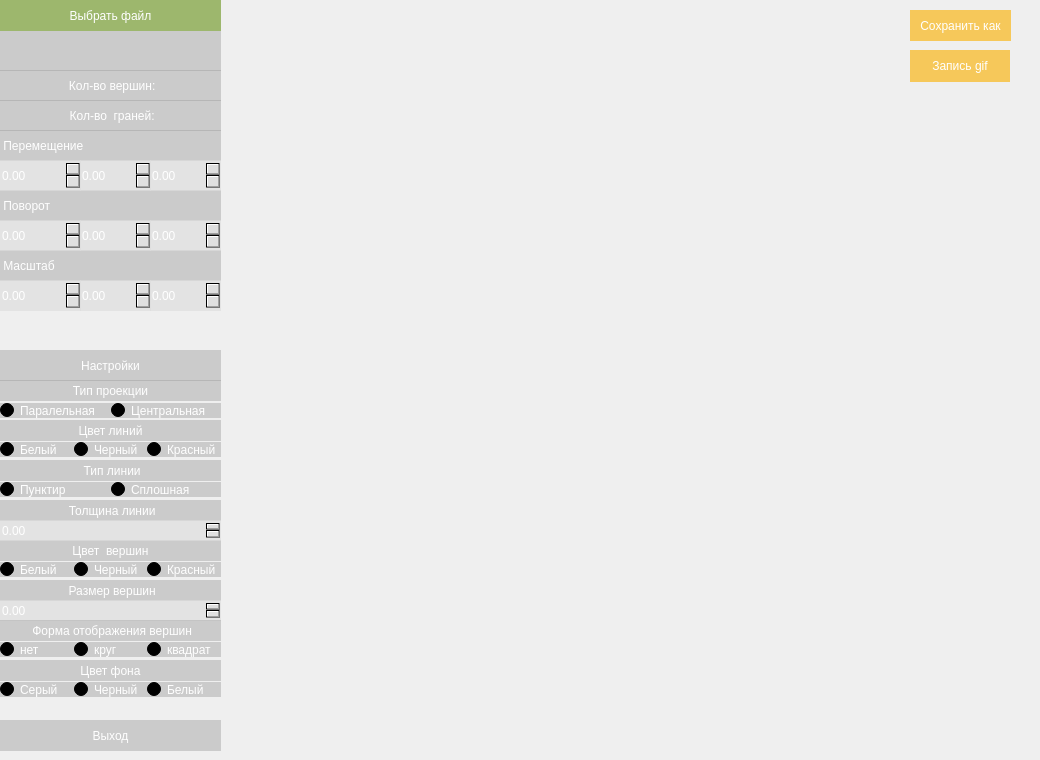
  <widget class="QWidget" name="centralwidget">
   <widget class="openGL" name="widget" native="true">
    <property name="geometry">
     <rect>
      <x>220</x>
      <y>0</y>
      <width>811</width>
      <height>751</height>
     </rect>
    </property>
    <widget class="QPushButton" name="saveImg">
     <property name="geometry">
      <rect>
       <x>690</x>
       <y>10</y>
       <width>101</width>
       <height>31</height>
      </rect>
     </property>
     <property name="styleSheet">
      <string notr="true">QPushButton {
	background-color: qlineargradient(spread:pad, x1:0, y1:0, x2:1, y2:0, stop:0.204762 rgba(247, 190, 51, 203));
 	border: 0px solid  qlineargradient(spread:pad, x1:0, y1:0, x2:1, y2:0, stop:0.204762 rgba(155, 155, 155, 157));
	color: white;
}
QPushButton:pressed {
	background-color: qlineargradient(spread:pad, x1:0, y1:0, x2:1, y2:0, stop:0.252381 rgba(106, 106, 106, 210), stop:0.833333 rgba(221, 221, 221, 210));
}
QPushButton:hover {
	background-color: qlineargradient(spread:pad, x1:0, y1:0, x2:1, y2:0, stop:0.204762 rgba(155, 155, 155, 164));
}</string>
     </property>
     <property name="text">
      <string>Сохранить как</string>
     </property>
    </widget>
    <widget class="QPushButton" name="gif">
     <property name="geometry">
      <rect>
       <x>690</x>
       <y>50</y>
       <width>100</width>
       <height>32</height>
      </rect>
     </property>
     <property name="styleSheet">
      <string notr="true">QPushButton {
	background-color: qlineargradient(spread:pad, x1:0, y1:0, x2:1, y2:0, stop:0.204762 rgba(247, 190, 51, 203));
 	border: 0px solid  qlineargradient(spread:pad, x1:0, y1:0, x2:1, y2:0, stop:0.204762 rgba(155, 155, 155, 157));
	color: white;
}
QPushButton:pressed {
	background-color: qlineargradient(spread:pad, x1:0, y1:0, x2:1, y2:0, stop:0.252381 rgba(106, 106, 106, 210), stop:0.833333 rgba(221, 221, 221, 210));
}
QPushButton:hover {
	background-color: qlineargradient(spread:pad, x1:0, y1:0, x2:1, y2:0, stop:0.204762 rgba(155, 155, 155, 164));
}</string>
     </property>
     <property name="text">
      <string>Запись gif</string>
     </property>
    </widget>
   </widget>
   <widget class="QLabel" name="countVertex">
    <property name="geometry">
     <rect>
      <x>0</x>
      <y>70</y>
      <width>221</width>
      <height>31</height>
     </rect>
    </property>
    <property name="styleSheet">
     <string notr="true">QLabel {
	background-color: qlineargradient(spread:pad, x1:0, y1:0, x2:1, y2:0, stop:0.204762 rgba(155, 155, 155, 109));
 	border: 0px solid  qlineargradient(spread:pad, x1:0, y1:0, x2:1, y2:0, stop:0.204762 rgba(155, 155, 155, 157));
	color: white;
qproperty-alignment: 'AlignVCenter | AlignCenter';
}</string>
    </property>
    <property name="text">
     <string> Кол-во вершин:</string>
    </property>
    <property name="alignment">
     <set>Qt::AlignCenter</set>
    </property>
    <property name="wordWrap">
     <bool>true</bool>
    </property>
   </widget>
   <widget class="QLabel" name="label_6">
    <property name="geometry">
     <rect>
      <x>0</x>
      <y>350</y>
      <width>221</width>
      <height>31</height>
     </rect>
    </property>
    <property name="toolTipDuration">
     <number>0</number>
    </property>
    <property name="styleSheet">
     <string notr="true">QLabel {
	background-color: qlineargradient(spread:pad, x1:0, y1:0, x2:1, y2:0, stop:0.204762 rgba(155, 155, 155, 109));
 	border: 0px solid  qlineargradient(spread:pad, x1:0, y1:0, x2:1, y2:0, stop:0.204762 rgba(155, 155, 155, 157));
	color: white;
qproperty-alignment: 'AlignVCenter | AlignCenter';
}</string>
    </property>
    <property name="text">
     <string>Настройки</string>
    </property>
    <property name="alignment">
     <set>Qt::AlignCenter</set>
    </property>
   </widget>
   <widget class="QLabel" name="label_7">
    <property name="geometry">
     <rect>
      <x>0</x>
      <y>380</y>
      <width>221</width>
      <height>21</height>
     </rect>
    </property>
    <property name="toolTipDuration">
     <number>0</number>
    </property>
    <property name="styleSheet">
     <string notr="true">QLabel {
	background-color: qlineargradient(spread:pad, x1:0, y1:0, x2:1, y2:0, stop:0.204762 rgba(155, 155, 155, 109));
 	border: 0px solid  qlineargradient(spread:pad, x1:0, y1:0, x2:1, y2:0, stop:0.204762 rgba(155, 155, 155, 157));
	color: white;
qproperty-alignment: 'AlignVCenter | AlignCenter';
}</string>
    </property>
    <property name="text">
     <string>Тип проекции</string>
    </property>
    <property name="alignment">
     <set>Qt::AlignCenter</set>
    </property>
   </widget>
   <widget class="QLabel" name="label_8">
    <property name="geometry">
     <rect>
      <x>0</x>
      <y>420</y>
      <width>221</width>
      <height>21</height>
     </rect>
    </property>
    <property name="toolTipDuration">
     <number>0</number>
    </property>
    <property name="styleSheet">
     <string notr="true">QLabel {
	background-color: qlineargradient(spread:pad, x1:0, y1:0, x2:1, y2:0, stop:0.204762 rgba(155, 155, 155, 109));
 	border: 0px solid  qlineargradient(spread:pad, x1:0, y1:0, x2:1, y2:0, stop:0.204762 rgba(155, 155, 155, 157));
	color: white;
qproperty-alignment: 'AlignVCenter | AlignCenter';
}</string>
    </property>
    <property name="text">
     <string>Цвет линий</string>
    </property>
    <property name="alignment">
     <set>Qt::AlignCenter</set>
    </property>
   </widget>
   <widget class="QWidget" name="layoutWidget">
    <property name="geometry">
     <rect>
      <x>0</x>
      <y>440</y>
      <width>221</width>
      <height>20</height>
     </rect>
    </property>
    <layout class="QHBoxLayout" name="horizontalLayout_2">
     <property name="spacing">
      <number>0</number>
     </property>
     <item>
      <widget class="QRadioButton" name="lineColorWhite">
       <property name="styleSheet">
        <string notr="true">QRadioButton {
	background-color: qlineargradient(spread:pad, x1:0, y1:0, x2:1, y2:0, stop:0.204762 rgba(155, 155, 155, 109));
 	border: 0px solid  qlineargradient(spread:pad, x1:0, y1:0, x2:1, y2:0, stop:0.204762 rgba(155, 155, 155, 157));
	color: white;
qproperty-alignment: 'AlignVCenter | AlignCenter';
}</string>
       </property>
       <property name="text">
        <string>Белый</string>
       </property>
      </widget>
     </item>
     <item>
      <widget class="QRadioButton" name="lineColorBlack">
       <property name="styleSheet">
        <string notr="true">QRadioButton {
	background-color: qlineargradient(spread:pad, x1:0, y1:0, x2:1, y2:0, stop:0.204762 rgba(155, 155, 155, 109));
 	border: 0px solid  qlineargradient(spread:pad, x1:0, y1:0, x2:1, y2:0, stop:0.204762 rgba(155, 155, 155, 157));
	color: white;
qproperty-alignment: 'AlignVCenter | AlignCenter';
}</string>
       </property>
       <property name="text">
        <string>Черный</string>
       </property>
      </widget>
     </item>
     <item>
      <widget class="QRadioButton" name="lineColorRed">
       <property name="styleSheet">
        <string notr="true">QRadioButton {
	background-color: qlineargradient(spread:pad, x1:0, y1:0, x2:1, y2:0, stop:0.204762 rgba(155, 155, 155, 109));
 	border: 0px solid  qlineargradient(spread:pad, x1:0, y1:0, x2:1, y2:0, stop:0.204762 rgba(155, 155, 155, 157));
	color: white;
qproperty-alignment: 'AlignVCenter | AlignCenter';
}</string>
       </property>
       <property name="text">
        <string>Красный</string>
       </property>
      </widget>
     </item>
    </layout>
   </widget>
   <widget class="QLabel" name="label_9">
    <property name="geometry">
     <rect>
      <x>0</x>
      <y>660</y>
      <width>221</width>
      <height>21</height>
     </rect>
    </property>
    <property name="toolTipDuration">
     <number>0</number>
    </property>
    <property name="styleSheet">
     <string notr="true">QLabel {
	background-color: qlineargradient(spread:pad, x1:0, y1:0, x2:1, y2:0, stop:0.204762 rgba(155, 155, 155, 109));
 	border: 0px solid  qlineargradient(spread:pad, x1:0, y1:0, x2:1, y2:0, stop:0.204762 rgba(155, 155, 155, 157));
	color: white;
qproperty-alignment: 'AlignVCenter | AlignCenter';
}</string>
    </property>
    <property name="text">
     <string>Цвет фона</string>
    </property>
    <property name="alignment">
     <set>Qt::AlignCenter</set>
    </property>
   </widget>
   <widget class="QWidget" name="layoutWidget_2">
    <property name="geometry">
     <rect>
      <x>0</x>
      <y>680</y>
      <width>221</width>
      <height>20</height>
     </rect>
    </property>
    <layout class="QHBoxLayout" name="horizontalLayout_3">
     <property name="spacing">
      <number>0</number>
     </property>
     <item>
      <widget class="QRadioButton" name="foneColorGrey">
       <property name="styleSheet">
        <string notr="true">QRadioButton {
	background-color: qlineargradient(spread:pad, x1:0, y1:0, x2:1, y2:0, stop:0.204762 rgba(155, 155, 155, 109));
 	border: 0px solid  qlineargradient(spread:pad, x1:0, y1:0, x2:1, y2:0, stop:0.204762 rgba(155, 155, 155, 157));
	color: white;
qproperty-alignment: 'AlignVCenter | AlignCenter';
}</string>
       </property>
       <property name="text">
        <string>Серый</string>
       </property>
      </widget>
     </item>
     <item>
      <widget class="QRadioButton" name="foneColorBlack">
       <property name="styleSheet">
        <string notr="true">QRadioButton {
	background-color: qlineargradient(spread:pad, x1:0, y1:0, x2:1, y2:0, stop:0.204762 rgba(155, 155, 155, 109));
 	border: 0px solid  qlineargradient(spread:pad, x1:0, y1:0, x2:1, y2:0, stop:0.204762 rgba(155, 155, 155, 157));
	color: white;
qproperty-alignment: 'AlignVCenter | AlignCenter';
}</string>
       </property>
       <property name="text">
        <string>Черный</string>
       </property>
      </widget>
     </item>
     <item>
      <widget class="QRadioButton" name="foneColorWhite">
       <property name="styleSheet">
        <string notr="true">QRadioButton {
	background-color: qlineargradient(spread:pad, x1:0, y1:0, x2:1, y2:0, stop:0.204762 rgba(155, 155, 155, 109));
 	border: 0px solid  qlineargradient(spread:pad, x1:0, y1:0, x2:1, y2:0, stop:0.204762 rgba(155, 155, 155, 157));
	color: white;
qproperty-alignment: 'AlignVCenter | AlignCenter';
}</string>
       </property>
       <property name="text">
        <string>Белый</string>
       </property>
      </widget>
     </item>
    </layout>
   </widget>
   <widget class="QLabel" name="label_10">
    <property name="geometry">
     <rect>
      <x>0</x>
      <y>500</y>
      <width>221</width>
      <height>21</height>
     </rect>
    </property>
    <property name="toolTipDuration">
     <number>0</number>
    </property>
    <property name="styleSheet">
     <string notr="true">QLabel {
	background-color: qlineargradient(spread:pad, x1:0, y1:0, x2:1, y2:0, stop:0.204762 rgba(155, 155, 155, 109));
 	border: 0px solid  qlineargradient(spread:pad, x1:0, y1:0, x2:1, y2:0, stop:0.204762 rgba(155, 155, 155, 157));
	color: white;
qproperty-alignment: 'AlignVCenter | AlignCenter';
}</string>
    </property>
    <property name="text">
     <string> Толщина линии</string>
    </property>
    <property name="alignment">
     <set>Qt::AlignCenter</set>
    </property>
   </widget>
   <widget class="QLabel" name="label_11">
    <property name="geometry">
     <rect>
      <x>0</x>
      <y>460</y>
      <width>221</width>
      <height>21</height>
     </rect>
    </property>
    <property name="toolTipDuration">
     <number>0</number>
    </property>
    <property name="styleSheet">
     <string notr="true">QLabel {
	background-color: qlineargradient(spread:pad, x1:0, y1:0, x2:1, y2:0, stop:0.204762 rgba(155, 155, 155, 109));
 	border: 0px solid  qlineargradient(spread:pad, x1:0, y1:0, x2:1, y2:0, stop:0.204762 rgba(155, 155, 155, 157));
	color: white;
qproperty-alignment: 'AlignVCenter | AlignCenter';
}</string>
    </property>
    <property name="text">
     <string> Тип линии</string>
    </property>
    <property name="alignment">
     <set>Qt::AlignCenter</set>
    </property>
   </widget>
   <widget class="QWidget" name="layoutWidget_3">
    <property name="geometry">
     <rect>
      <x>0</x>
      <y>480</y>
      <width>221</width>
      <height>20</height>
     </rect>
    </property>
    <layout class="QHBoxLayout" name="horizontalLayout_6">
     <property name="spacing">
      <number>0</number>
     </property>
     <item>
      <widget class="QRadioButton" name="lineStripple">
       <property name="styleSheet">
        <string notr="true">QRadioButton {
	background-color: qlineargradient(spread:pad, x1:0, y1:0, x2:1, y2:0, stop:0.204762 rgba(155, 155, 155, 109));
 	border: 0px solid  qlineargradient(spread:pad, x1:0, y1:0, x2:1, y2:0, stop:0.204762 rgba(155, 155, 155, 157));
	color: white;
qproperty-alignment: 'AlignVCenter | AlignCenter';
}</string>
       </property>
       <property name="text">
        <string>Пунктир</string>
       </property>
      </widget>
     </item>
     <item>
      <widget class="QRadioButton" name="lineSolid">
       <property name="styleSheet">
        <string notr="true">QRadioButton {
	background-color: qlineargradient(spread:pad, x1:0, y1:0, x2:1, y2:0, stop:0.204762 rgba(155, 155, 155, 109));
 	border: 0px solid  qlineargradient(spread:pad, x1:0, y1:0, x2:1, y2:0, stop:0.204762 rgba(155, 155, 155, 157));
	color: white;
qproperty-alignment: 'AlignVCenter | AlignCenter';
}</string>
       </property>
       <property name="text">
        <string>Сплошная</string>
       </property>
      </widget>
     </item>
    </layout>
   </widget>
   <widget class="QWidget" name="layoutWidget_4">
    <property name="geometry">
     <rect>
      <x>0</x>
      <y>560</y>
      <width>221</width>
      <height>20</height>
     </rect>
    </property>
    <layout class="QHBoxLayout" name="horizontalLayout_4">
     <property name="spacing">
      <number>0</number>
     </property>
     <item>
      <widget class="QRadioButton" name="pointColorWhite">
       <property name="styleSheet">
        <string notr="true">QRadioButton {
	background-color: qlineargradient(spread:pad, x1:0, y1:0, x2:1, y2:0, stop:0.204762 rgba(155, 155, 155, 109));
 	border: 0px solid  qlineargradient(spread:pad, x1:0, y1:0, x2:1, y2:0, stop:0.204762 rgba(155, 155, 155, 157));
	color: white;
qproperty-alignment: 'AlignVCenter | AlignCenter';
}</string>
       </property>
       <property name="text">
        <string>Белый</string>
       </property>
      </widget>
     </item>
     <item>
      <widget class="QRadioButton" name="pointColorBlack">
       <property name="styleSheet">
        <string notr="true">QRadioButton {
	background-color: qlineargradient(spread:pad, x1:0, y1:0, x2:1, y2:0, stop:0.204762 rgba(155, 155, 155, 109));
 	border: 0px solid  qlineargradient(spread:pad, x1:0, y1:0, x2:1, y2:0, stop:0.204762 rgba(155, 155, 155, 157));
	color: white;
qproperty-alignment: 'AlignVCenter | AlignCenter';
}</string>
       </property>
       <property name="text">
        <string>Черный</string>
       </property>
      </widget>
     </item>
     <item>
      <widget class="QRadioButton" name="pointColorRed">
       <property name="styleSheet">
        <string notr="true">QRadioButton {
	background-color: qlineargradient(spread:pad, x1:0, y1:0, x2:1, y2:0, stop:0.204762 rgba(155, 155, 155, 109));
 	border: 0px solid  qlineargradient(spread:pad, x1:0, y1:0, x2:1, y2:0, stop:0.204762 rgba(155, 155, 155, 157));
	color: white;
qproperty-alignment: 'AlignVCenter | AlignCenter';
}</string>
       </property>
       <property name="text">
        <string>Красный</string>
       </property>
      </widget>
     </item>
    </layout>
   </widget>
   <widget class="QLabel" name="label_12">
    <property name="geometry">
     <rect>
      <x>0</x>
      <y>580</y>
      <width>221</width>
      <height>21</height>
     </rect>
    </property>
    <property name="toolTipDuration">
     <number>0</number>
    </property>
    <property name="styleSheet">
     <string notr="true">QLabel {
	background-color: qlineargradient(spread:pad, x1:0, y1:0, x2:1, y2:0, stop:0.204762 rgba(155, 155, 155, 109));
 	border: 0px solid  qlineargradient(spread:pad, x1:0, y1:0, x2:1, y2:0, stop:0.204762 rgba(155, 155, 155, 157));
	color: white;
qproperty-alignment: 'AlignVCenter | AlignCenter';
}</string>
    </property>
    <property name="text">
     <string> Размер вершин</string>
    </property>
    <property name="alignment">
     <set>Qt::AlignCenter</set>
    </property>
   </widget>
   <widget class="QDoubleSpinBox" name="vertexSize">
    <property name="geometry">
     <rect>
      <x>0</x>
      <y>600</y>
      <width>221</width>
      <height>21</height>
     </rect>
    </property>
    <property name="styleSheet">
     <string notr="true">QDoubleSpinBox {
background-color:qlineargradient(spread:pad, x1:0, y1:0, x2:1, y2:0, stop:0.680952 rgba(221, 221, 221, 171));
 	border: 0px;
color: white;
qproperty-alignment: 'AlignVCenter | AlignCenter';
}</string>
    </property>
    <property name="maximum">
     <double>20.000000000000000</double>
    </property>
   </widget>
   <widget class="QLabel" name="label_14">
    <property name="geometry">
     <rect>
      <x>0</x>
      <y>540</y>
      <width>221</width>
      <height>21</height>
     </rect>
    </property>
    <property name="toolTipDuration">
     <number>0</number>
    </property>
    <property name="styleSheet">
     <string notr="true">QLabel {
	background-color: qlineargradient(spread:pad, x1:0, y1:0, x2:1, y2:0, stop:0.204762 rgba(155, 155, 155, 109));
 	border: 0px solid  qlineargradient(spread:pad, x1:0, y1:0, x2:1, y2:0, stop:0.204762 rgba(155, 155, 155, 157));
	color: white;
qproperty-alignment: 'AlignVCenter | AlignCenter';
}</string>
    </property>
    <property name="text">
     <string>Цвет  вершин</string>
    </property>
    <property name="alignment">
     <set>Qt::AlignCenter</set>
    </property>
   </widget>
   <widget class="QLabel" name="label_13">
    <property name="geometry">
     <rect>
      <x>0</x>
      <y>620</y>
      <width>221</width>
      <height>21</height>
     </rect>
    </property>
    <property name="toolTipDuration">
     <number>0</number>
    </property>
    <property name="styleSheet">
     <string notr="true">QLabel {
	background-color: qlineargradient(spread:pad, x1:0, y1:0, x2:1, y2:0, stop:0.204762 rgba(155, 155, 155, 109));
 	border: 0px solid  qlineargradient(spread:pad, x1:0, y1:0, x2:1, y2:0, stop:0.204762 rgba(155, 155, 155, 157));
	color: white;
qproperty-alignment: 'AlignVCenter | AlignCenter';
}</string>
    </property>
    <property name="text">
     <string> Форма отображения вершин</string>
    </property>
    <property name="alignment">
     <set>Qt::AlignCenter</set>
    </property>
   </widget>
   <widget class="QDoubleSpinBox" name="lineWidth">
    <property name="geometry">
     <rect>
      <x>0</x>
      <y>520</y>
      <width>221</width>
      <height>21</height>
     </rect>
    </property>
    <property name="styleSheet">
     <string notr="true">QDoubleSpinBox {
background-color:qlineargradient(spread:pad, x1:0, y1:0, x2:1, y2:0, stop:0.680952 rgba(221, 221, 221, 171));
 	border: 0px;
color: white;
qproperty-alignment: 'AlignVCenter | AlignCenter';
}</string>
    </property>
    <property name="maximum">
     <double>7.000000000000000</double>
    </property>
   </widget>
   <widget class="QPushButton" name="exit">
    <property name="geometry">
     <rect>
      <x>0</x>
      <y>720</y>
      <width>221</width>
      <height>31</height>
     </rect>
    </property>
    <property name="styleSheet">
     <string notr="true">QPushButton {
	background-color: qlineargradient(spread:pad, x1:0, y1:0, x2:1, y2:0, stop:0.204762 rgba(155, 155, 155, 109));
 	border: 0px solid  qlineargradient(spread:pad, x1:0, y1:0, x2:1, y2:0, stop:0.204762 rgba(155, 155, 155, 157));
	color: white;
}
QPushButton:pressed {
	background-color: qlineargradient(spread:pad, x1:0, y1:0, x2:1, y2:0, stop:0.252381 rgba(106, 106, 106, 210), stop:0.833333 rgba(221, 221, 221, 210));
}
QPushButton:hover {
	background-color: qlineargradient(spread:pad, x1:0, y1:0, x2:1, y2:0, stop:0.204762 rgba(155, 155, 155, 164));
}</string>
    </property>
    <property name="text">
     <string>Выход</string>
    </property>
   </widget>
   <widget class="QLabel" name="label_4">
    <property name="geometry">
     <rect>
      <x>0</x>
      <y>250</y>
      <width>221</width>
      <height>31</height>
     </rect>
    </property>
    <property name="styleSheet">
     <string notr="true">QLabel {
	background-color: qlineargradient(spread:pad, x1:0, y1:0, x2:1, y2:0, stop:0.204762 rgba(155, 155, 155, 109));
 	border: 0px solid  qlineargradient(spread:pad, x1:0, y1:0, x2:1, y2:0, stop:0.204762 rgba(155, 155, 155, 157));
	color: white;
qproperty-alignment: 'AlignVCenter | AlignCenter';
}</string>
    </property>
    <property name="text">
     <string> Масштаб</string>
    </property>
   </widget>
   <widget class="QLabel" name="label_3">
    <property name="geometry">
     <rect>
      <x>0</x>
      <y>190</y>
      <width>221</width>
      <height>31</height>
     </rect>
    </property>
    <property name="styleSheet">
     <string notr="true">QLabel {
	background-color: qlineargradient(spread:pad, x1:0, y1:0, x2:1, y2:0, stop:0.204762 rgba(155, 155, 155, 109));
 	border: 0px solid  qlineargradient(spread:pad, x1:0, y1:0, x2:1, y2:0, stop:0.204762 rgba(155, 155, 155, 157));
	color: white;
qproperty-alignment: 'AlignVCenter | AlignCenter';
}</string>
    </property>
    <property name="text">
     <string> Поворот</string>
    </property>
   </widget>
   <widget class="QLabel" name="label_2">
    <property name="geometry">
     <rect>
      <x>0</x>
      <y>130</y>
      <width>221</width>
      <height>31</height>
     </rect>
    </property>
    <property name="styleSheet">
     <string notr="true">QLabel {
	background-color: qlineargradient(spread:pad, x1:0, y1:0, x2:1, y2:0, stop:0.204762 rgba(155, 155, 155, 109));
 	border: 0px solid  qlineargradient(spread:pad, x1:0, y1:0, x2:1, y2:0, stop:0.204762 rgba(155, 155, 155, 157));
	color: white;
qproperty-alignment: 'AlignVCenter | AlignCenter';
}</string>
    </property>
    <property name="text">
     <string> Перемещение</string>
    </property>
   </widget>
   <widget class="QLabel" name="label">
    <property name="geometry">
     <rect>
      <x>0</x>
      <y>30</y>
      <width>221</width>
      <height>41</height>
     </rect>
    </property>
    <property name="styleSheet">
     <string notr="true">QLabel {
	background-color: qlineargradient(spread:pad, x1:0, y1:0, x2:1, y2:0, stop:0.204762 rgba(155, 155, 155, 109));
 	border: 0px solid  qlineargradient(spread:pad, x1:0, y1:0, x2:1, y2:0, stop:0.204762 rgba(155, 155, 155, 157));
	color: white;
qproperty-alignment: 'AlignVCenter | AlignCenter';
}</string>
    </property>
    <property name="text">
     <string/>
    </property>
    <property name="alignment">
     <set>Qt::AlignCenter</set>
    </property>
    <property name="wordWrap">
     <bool>true</bool>
    </property>
   </widget>
   <widget class="QPushButton" name="fileButton">
    <property name="geometry">
     <rect>
      <x>0</x>
      <y>0</y>
      <width>221</width>
      <height>31</height>
     </rect>
    </property>
    <property name="toolTipDuration">
     <number>0</number>
    </property>
    <property name="styleSheet">
     <string notr="true">QPushButton {
	background-color: qlineargradient(spread:pad, x1:0, y1:0, x2:1, y2:0, stop:0.204762 rgb(157, 183, 109));
 	border: 0px solid  qlineargradient(spread:pad, x1:0, y1:0, x2:1, y2:0, stop:0.204762 rgba(155, 155, 155, 157));
	color: white;
}

QPushButton:pressed {
	background-color: qlineargradient(spread:pad, x1:0, y1:0, x2:1, y2:0, stop:0.252381 rgba(106, 106, 106, 210), stop:0.833333 rgba(221, 221, 221, 210));
}
QPushButton:hover {
	background-color: qlineargradient(spread:pad, x1:0, y1:0, x2:1, y2:0, stop:0.204762 rgba(155, 155, 155, 164));
}</string>
    </property>
    <property name="text">
     <string>Выбрать файл</string>
    </property>
   </widget>
   <widget class="QDoubleSpinBox" name="xPosition">
    <property name="geometry">
     <rect>
      <x>0</x>
      <y>160</y>
      <width>81</width>
      <height>31</height>
     </rect>
    </property>
    <property name="styleSheet">
     <string notr="true">QDoubleSpinBox {
background-color:qlineargradient(spread:pad, x1:0, y1:0, x2:1, y2:0, stop:0.680952 rgba(221, 221, 221, 171));
 	border: 0px;
color: white;
qproperty-alignment: 'AlignVCenter | AlignCenter';
}</string>
    </property>
    <property name="minimum">
     <double>-99.989999999999995</double>
    </property>
   </widget>
   <widget class="QDoubleSpinBox" name="zPosition">
    <property name="geometry">
     <rect>
      <x>150</x>
      <y>160</y>
      <width>71</width>
      <height>31</height>
     </rect>
    </property>
    <property name="styleSheet">
     <string notr="true">QDoubleSpinBox {
background-color:qlineargradient(spread:pad, x1:0, y1:0, x2:1, y2:0, stop:0.680952 rgba(221, 221, 221, 171));
 	border: 0px;
color: white;
qproperty-alignment: 'AlignVCenter | AlignCenter';
}</string>
    </property>
    <property name="minimum">
     <double>-99.989999999999995</double>
    </property>
   </widget>
   <widget class="QDoubleSpinBox" name="yPosition">
    <property name="geometry">
     <rect>
      <x>80</x>
      <y>160</y>
      <width>71</width>
      <height>31</height>
     </rect>
    </property>
    <property name="styleSheet">
     <string notr="true">QDoubleSpinBox {
background-color:qlineargradient(spread:pad, x1:0, y1:0, x2:1, y2:0, stop:0.680952 rgba(221, 221, 221, 171));
 	border: 0px;
color: white;
qproperty-alignment: 'AlignVCenter | AlignCenter';
}</string>
    </property>
    <property name="minimum">
     <double>-99.989999999999995</double>
    </property>
   </widget>
   <widget class="QDoubleSpinBox" name="zAngle">
    <property name="geometry">
     <rect>
      <x>150</x>
      <y>220</y>
      <width>71</width>
      <height>31</height>
     </rect>
    </property>
    <property name="styleSheet">
     <string notr="true">QDoubleSpinBox {
background-color:qlineargradient(spread:pad, x1:0, y1:0, x2:1, y2:0, stop:0.680952 rgba(221, 221, 221, 171));
 	border: 0px;
color: white;
qproperty-alignment: 'AlignVCenter | AlignCenter';
}</string>
    </property>
    <property name="minimum">
     <double>-360.000000000000000</double>
    </property>
    <property name="maximum">
     <double>360.000000000000000</double>
    </property>
   </widget>
   <widget class="QDoubleSpinBox" name="yAngle">
    <property name="geometry">
     <rect>
      <x>80</x>
      <y>220</y>
      <width>71</width>
      <height>31</height>
     </rect>
    </property>
    <property name="styleSheet">
     <string notr="true">QDoubleSpinBox {
background-color:qlineargradient(spread:pad, x1:0, y1:0, x2:1, y2:0, stop:0.680952 rgba(221, 221, 221, 171));
 	border: 0px;
color: white;
qproperty-alignment: 'AlignVCenter | AlignCenter';
}</string>
    </property>
    <property name="minimum">
     <double>-360.000000000000000</double>
    </property>
    <property name="maximum">
     <double>360.000000000000000</double>
    </property>
   </widget>
   <widget class="QDoubleSpinBox" name="xAngle">
    <property name="geometry">
     <rect>
      <x>0</x>
      <y>220</y>
      <width>81</width>
      <height>31</height>
     </rect>
    </property>
    <property name="styleSheet">
     <string notr="true">QDoubleSpinBox {
background-color:qlineargradient(spread:pad, x1:0, y1:0, x2:1, y2:0, stop:0.680952 rgba(221, 221, 221, 171));
 	border: 0px;
color: white;
qproperty-alignment: 'AlignVCenter | AlignCenter';
}</string>
    </property>
    <property name="minimum">
     <double>-360.000000000000000</double>
    </property>
    <property name="maximum">
     <double>360.000000000000000</double>
    </property>
   </widget>
   <widget class="QWidget" name="layoutWidget">
    <property name="geometry">
     <rect>
      <x>0</x>
      <y>400</y>
      <width>221</width>
      <height>21</height>
     </rect>
    </property>
    <layout class="QHBoxLayout" name="horizontalLayout">
     <property name="spacing">
      <number>0</number>
     </property>
     <item>
      <widget class="QRadioButton" name="parallelProjection">
       <property name="styleSheet">
        <string notr="true">QRadioButton {
	background-color: qlineargradient(spread:pad, x1:0, y1:0, x2:1, y2:0, stop:0.204762 rgba(155, 155, 155, 109));
 	border: 0px solid  qlineargradient(spread:pad, x1:0, y1:0, x2:1, y2:0, stop:0.204762 rgba(155, 155, 155, 157));
	color: white;
qproperty-alignment: 'AlignVCenter | AlignCenter';
}</string>
       </property>
       <property name="text">
        <string>Паралельная</string>
       </property>
      </widget>
     </item>
     <item>
      <widget class="QRadioButton" name="centralProjection">
       <property name="styleSheet">
        <string notr="true">QRadioButton {
	background-color: qlineargradient(spread:pad, x1:0, y1:0, x2:1, y2:0, stop:0.204762 rgba(155, 155, 155, 109));
 	border: 0px solid  qlineargradient(spread:pad, x1:0, y1:0, x2:1, y2:0, stop:0.204762 rgba(155, 155, 155, 157));
	color: white;
qproperty-alignment: 'AlignVCenter | AlignCenter';
}</string>
       </property>
       <property name="text">
        <string>Центральная</string>
       </property>
      </widget>
     </item>
    </layout>
   </widget>
   <widget class="QWidget" name="layoutWidget">
    <property name="geometry">
     <rect>
      <x>0</x>
      <y>640</y>
      <width>221</width>
      <height>20</height>
     </rect>
    </property>
    <layout class="QHBoxLayout" name="horizontalLayout_5">
     <property name="spacing">
      <number>0</number>
     </property>
     <item>
      <widget class="QRadioButton" name="pointFormNot">
       <property name="styleSheet">
        <string notr="true">QRadioButton {
	background-color: qlineargradient(spread:pad, x1:0, y1:0, x2:1, y2:0, stop:0.204762 rgba(155, 155, 155, 109));
 	border: 0px solid  qlineargradient(spread:pad, x1:0, y1:0, x2:1, y2:0, stop:0.204762 rgba(155, 155, 155, 157));
	color: white;
qproperty-alignment: 'AlignVCenter | AlignCenter';
}</string>
       </property>
       <property name="text">
        <string>нет</string>
       </property>
      </widget>
     </item>
     <item>
      <widget class="QRadioButton" name="pointFormCircle">
       <property name="styleSheet">
        <string notr="true">QRadioButton {
	background-color: qlineargradient(spread:pad, x1:0, y1:0, x2:1, y2:0, stop:0.204762 rgba(155, 155, 155, 109));
 	border: 0px solid  qlineargradient(spread:pad, x1:0, y1:0, x2:1, y2:0, stop:0.204762 rgba(155, 155, 155, 157));
	color: white;
qproperty-alignment: 'AlignVCenter | AlignCenter';
}</string>
       </property>
       <property name="text">
        <string>круг</string>
       </property>
      </widget>
     </item>
     <item>
      <widget class="QRadioButton" name="pointFormQuad">
       <property name="styleSheet">
        <string notr="true">QRadioButton {
	background-color: qlineargradient(spread:pad, x1:0, y1:0, x2:1, y2:0, stop:0.204762 rgba(155, 155, 155, 109));
 	border: 0px solid  qlineargradient(spread:pad, x1:0, y1:0, x2:1, y2:0, stop:0.204762 rgba(155, 155, 155, 157));
	color: white;
qproperty-alignment: 'AlignVCenter | AlignCenter';
}</string>
       </property>
       <property name="text">
        <string>квадрат</string>
       </property>
      </widget>
     </item>
    </layout>
   </widget>
   <widget class="QLabel" name="countPolygon">
    <property name="geometry">
     <rect>
      <x>0</x>
      <y>100</y>
      <width>221</width>
      <height>31</height>
     </rect>
    </property>
    <property name="styleSheet">
     <string notr="true">QLabel {
	background-color: qlineargradient(spread:pad, x1:0, y1:0, x2:1, y2:0, stop:0.204762 rgba(155, 155, 155, 109));
 	border: 0px solid  qlineargradient(spread:pad, x1:0, y1:0, x2:1, y2:0, stop:0.204762 rgba(155, 155, 155, 157));
	color: white;
qproperty-alignment: 'AlignVCenter | AlignCenter';
}</string>
    </property>
    <property name="text">
     <string> Кол-во  граней:</string>
    </property>
    <property name="alignment">
     <set>Qt::AlignCenter</set>
    </property>
    <property name="wordWrap">
     <bool>true</bool>
    </property>
   </widget>
   <widget class="QDoubleSpinBox" name="xScale">
    <property name="geometry">
     <rect>
      <x>0</x>
      <y>280</y>
      <width>81</width>
      <height>31</height>
     </rect>
    </property>
    <property name="minimumSize">
     <size>
      <width>81</width>
      <height>31</height>
     </size>
    </property>
    <property name="maximumSize">
     <size>
      <width>81</width>
      <height>31</height>
     </size>
    </property>
    <property name="styleSheet">
     <string notr="true">QDoubleSpinBox {
background-color:qlineargradient(spread:pad, x1:0, y1:0, x2:1, y2:0, stop:0.680952 rgba(221, 221, 221, 171));
 	border: 0px;
color: white;
qproperty-alignment: 'AlignVCenter | AlignCenter';
}</string>
    </property>
    <property name="minimum">
     <double>-360.000000000000000</double>
    </property>
    <property name="maximum">
     <double>360.000000000000000</double>
    </property>
   </widget>
   <widget class="QDoubleSpinBox" name="yScale">
    <property name="geometry">
     <rect>
      <x>80</x>
      <y>280</y>
      <width>71</width>
      <height>31</height>
     </rect>
    </property>
    <property name="minimumSize">
     <size>
      <width>71</width>
      <height>31</height>
     </size>
    </property>
    <property name="maximumSize">
     <size>
      <width>81</width>
      <height>31</height>
     </size>
    </property>
    <property name="styleSheet">
     <string notr="true">QDoubleSpinBox {
background-color:qlineargradient(spread:pad, x1:0, y1:0, x2:1, y2:0, stop:0.680952 rgba(221, 221, 221, 171));
 	border: 0px;
color: white;
qproperty-alignment: 'AlignVCenter | AlignCenter';
}</string>
    </property>
    <property name="minimum">
     <double>-360.000000000000000</double>
    </property>
    <property name="maximum">
     <double>360.000000000000000</double>
    </property>
   </widget>
   <widget class="QDoubleSpinBox" name="zScale">
    <property name="geometry">
     <rect>
      <x>150</x>
      <y>280</y>
      <width>71</width>
      <height>31</height>
     </rect>
    </property>
    <property name="minimumSize">
     <size>
      <width>71</width>
      <height>31</height>
     </size>
    </property>
    <property name="maximumSize">
     <size>
      <width>81</width>
      <height>31</height>
     </size>
    </property>
    <property name="styleSheet">
     <string notr="true">QDoubleSpinBox {
background-color:qlineargradient(spread:pad, x1:0, y1:0, x2:1, y2:0, stop:0.680952 rgba(221, 221, 221, 171));
 	border: 0px;
color: white;
qproperty-alignment: 'AlignVCenter | AlignCenter';
}</string>
    </property>
    <property name="minimum">
     <double>-360.000000000000000</double>
    </property>
    <property name="maximum">
     <double>360.000000000000000</double>
    </property>
   </widget>
  </widget>
